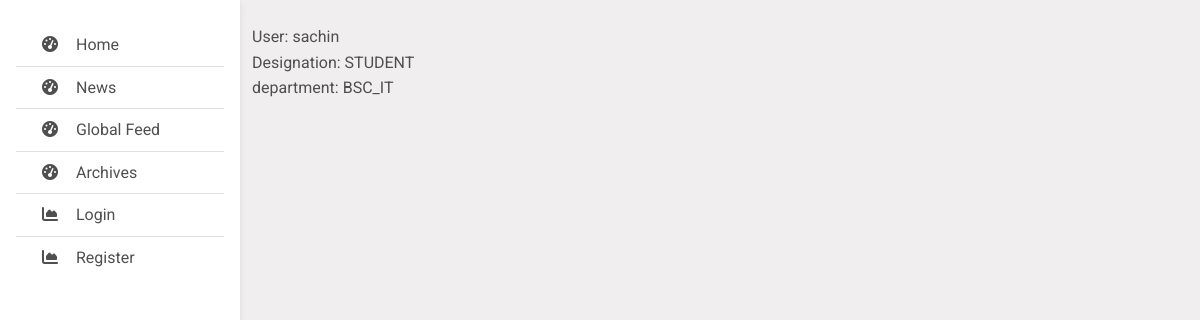
Screenshot of /profile/sachin with the database file from the repository.
### user_models/models.py (models this page shows)
class User(AbstractUser):
    class Designations(models.TextChoices):
        STUDENT = ('STUDENT', 'Student')
        FACULTY = ('FACULTY', 'Faculty')
    class Departments(models.TextChoices):
        NO_DEPARTMENT = ('NO_DEPARTMENT', '-------------')
        B_TECH = ('B_TECH', 'B.Tech')
        M_TECH = ('M_TECH', 'M.Tech')
        BCA = ('BCA', 'BCA')
        BSC_IT = ('BSC_IT', 'Bsc.IT')
        MCA = ('MCA', 'MCA')
        MSC_IT = ('MSC_IT', 'MSc.IT')
        ARTS = ('ARTS', 'Arts')
        BBA = ('BBA', 'BBA')
        MBA = ('MBA', 'MBA')
        LAW = ('LAW', 'Law')
        MBBS = ('MBBS', 'MBBS')
        ARCHITECTURE = ('ARCHITECTURE', 'Architecture')
        DIPLOMA = ('DIPLOMA', 'Diploma')
    designation = models.CharField(max_length=30, choices=Designations.choices)
    department = models.CharField(max_length=30, choices=Departments.choices, default=Departments.NO_DEPARTMENT)
    is_elevated = models.BooleanField(default=False)

### user_models/views.py (the view)
# urls.py: path('profile/<str:usrname>', user_profile, name='user_profile'),
def user_profile(request, usrname): #HINT: LOOK FOR MAL OR ANILIST
    user = User.objects.get(username=usrname)
    designation = user.designation
    context = {
        'user': user,
        'designation': designation,
    }
    return render(request, 'user_models/user_profile.html', context)

### templates/user_models/user_profile.html (shortened to what this page needs)
{% extends 'base_templates/base.html' %}
{% block navbar %}
    {% if request.user.is_authenticated %}
        {% include 'base_templates/navbar_loggedin.html' %}
    {% else %}
        {% include 'base_templates/navbar_notloggedin.html' %}
    {% endif %}
{% endblock %}
{% block body %}
    User: {{user.username}}  <br>
    Designation: {{designation}}  <br>
    department: {{user.department}}  <br>
{% endblock %}

### templates/base_templates/base.html (style rules this page uses)
body { background-color: #fbfbfb; }

### rows the page displays
User: username "sachin", designation "STUDENT", department "BSC_IT"
